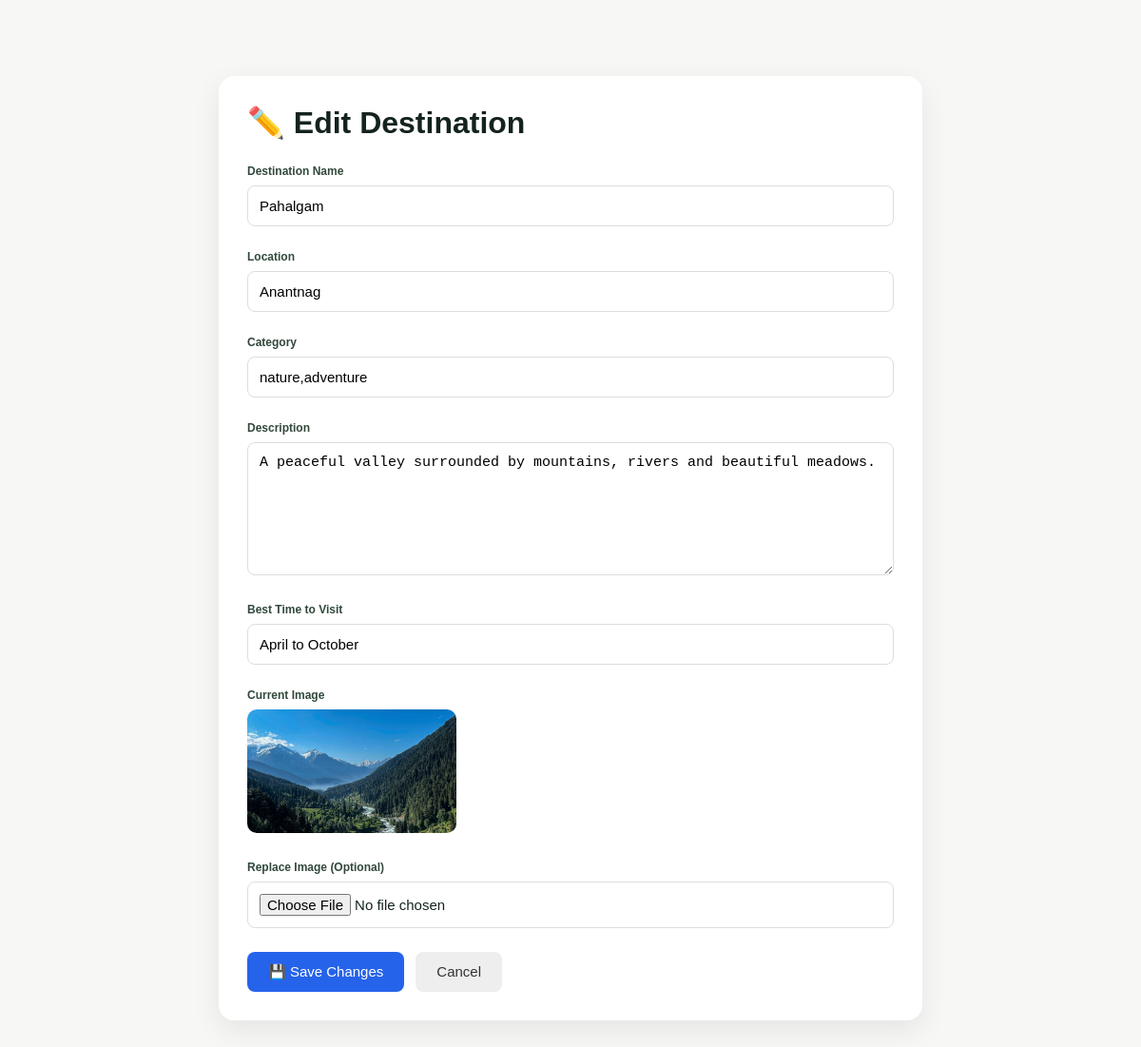
The app's page /admin/destinations/edit/3 (signed in) with its own data.
### tables this page shows
CREATE TABLE destinations (

    id INTEGER PRIMARY KEY AUTOINCREMENT,

    name TEXT NOT NULL,

    location TEXT,

    category TEXT,

    description TEXT,

    image TEXT,

    best_time TEXT

);

### app.py (the view, shortened to what this page needs)
@app.route("/admin/destinations/edit/<int:destination_id>", methods=["GET", "POST"])
def edit_destination(destination_id):
    if not session.get("admin_logged_in"):
        return redirect(url_for("admin_login"))
    connection = get_db_connection()
    destination = connection.execute(
        "SELECT * FROM destinations WHERE id = ?",
        (destination_id,)
    ).fetchone()
    if destination is None:
        connection.close()
        return "Destination not found", 404
    connection.close()
    return render_template(
        "edit_destination.html",
        destination=destination
    )

### app.py (called while the page is built)
def get_db_connection():
    connection = sqlite3.connect(DATABASE)
    connection.row_factory = sqlite3.Row
    return connection

### templates/edit_destination.html (shortened to what this page needs)
<!DOCTYPE html>
<html lang="en">
<head>
    <link rel="stylesheet"
          href="{{ url_for('static', filename='css/style.css') }}">
</head>
<body>
<div class="edit-container">
    <div class="edit-card">
        <h1>✏️ Edit Destination</h1>
        <form method="POST"
              enctype="multipart/form-data">
            <div class="form-group">
                <label>Destination Name</label>
                <input
                    type="text"
                    name="name"
                    value="{{ destination['name'] }}"
                    required
                >
            </div>
            <div class="form-group">
                <label>Location</label>
                <input
                    type="text"
                    name="location"
                    value="{{ destination['location'] }}"
                    required
                >
            </div>
            <div class="form-group">
                <label>Category</label>
                <input
                    type="text"
                    name="category"
                    value="{{ destination['category'] }}"
                    required
                >
            </div>
            <div class="form-group">
                <label>Description</label>
                <textarea
                    name="description"
                    required
                >{{ destination['description'] }}</textarea>
            </div>
            <div class="form-group">
                <label>Best Time to Visit</label>
                <input
                    type="text"
                    name="best_time"
                    value="{{ destination['best_time'] }}"
                >
            </div>
            <div class="form-group">
                <label>Current Image</label>
                {% if destination['image'] %}
                <div class="current-image">
                    <img
                        src="{{ url_for(
                            'static',
                            filename='images/' + destination['image']
                        ) }}"
                        alt="{{ destination['name'] }}"
                    >
                </div>
                {% else %}
                <p>No image uploaded.</p>
                {% endif %}
            </div>
            <div class="form-group">
                <label>Replace Image (Optional)</label>
                <input
                    type="file"
                    name="image"
                    accept="image/*"
                >
            </div>
            <div class="button-row">
                <button
                    type="submit"
                    class="save-button"
                >
                    💾 Save Changes
                </button>
                <a
                    href="/admin"
                    class="cancel-button"
                >
                    Cancel
                </a>
            </div>
        </form>
    </div>
</div>
</body>
</html>

### static/css/style.css (style rules this page uses)
* { margin: 0; padding: 0; box-sizing: border-box; }
html { scroll-behavior: smooth; }
body { font-family: "DM Sans", sans-serif; color: #14231d; background: #f7f8f5; }
a { text-decoration: none; color: inherit; }
.form-group { margin-top: 25px; }
.form-group > label { display: block; margin-bottom: 10px; color: #31483b; font-size: 12px; font-weight: 700; }

### templates/edit_destination.html (style rules this page uses)
.edit-container { max-width: 800px; margin: 50px auto; padding: 30px; }
.edit-card { background: white; padding: 30px; border-radius: 16px; box-shadow: 0 10px 30px rgba(0,0,0,0.08); }
.edit-card h1 { margin-bottom: 25px; }
.form-group { margin-bottom: 20px; }
.form-group label { display: block; margin-bottom: 8px; font-weight: 600; }
.form-group input, .form-group textarea, .form-group select { width: 100%; padding: 12px; border: 1px solid #ddd; border-radius: 8px; font-size: 15px; box-sizing: border-box; }
.form-group textarea { min-height: 140px; resize: vertical; }
.current-image { margin-bottom: 15px; }
.current-image img { width: 220px; height: 130px; object-fit: cover; border-radius: 10px; }
.button-row { display: flex; gap: 12px; margin-top: 25px; }
.save-button, .cancel-button { padding: 12px 22px; border: none; border-radius: 8px; text-decoration: none; cursor: pointer; font-size: 15px; }
.save-button { background: #2563eb; color: white; }
.cancel-button { background: #eee; color: #333; }

### records on screen
destinations: name "Pahalgam", location "Anantnag", category "nature,adventure", description "A peaceful valley surrounded by mountains, rivers and beautiful meadows.", best_time "April to October", image (picture)
